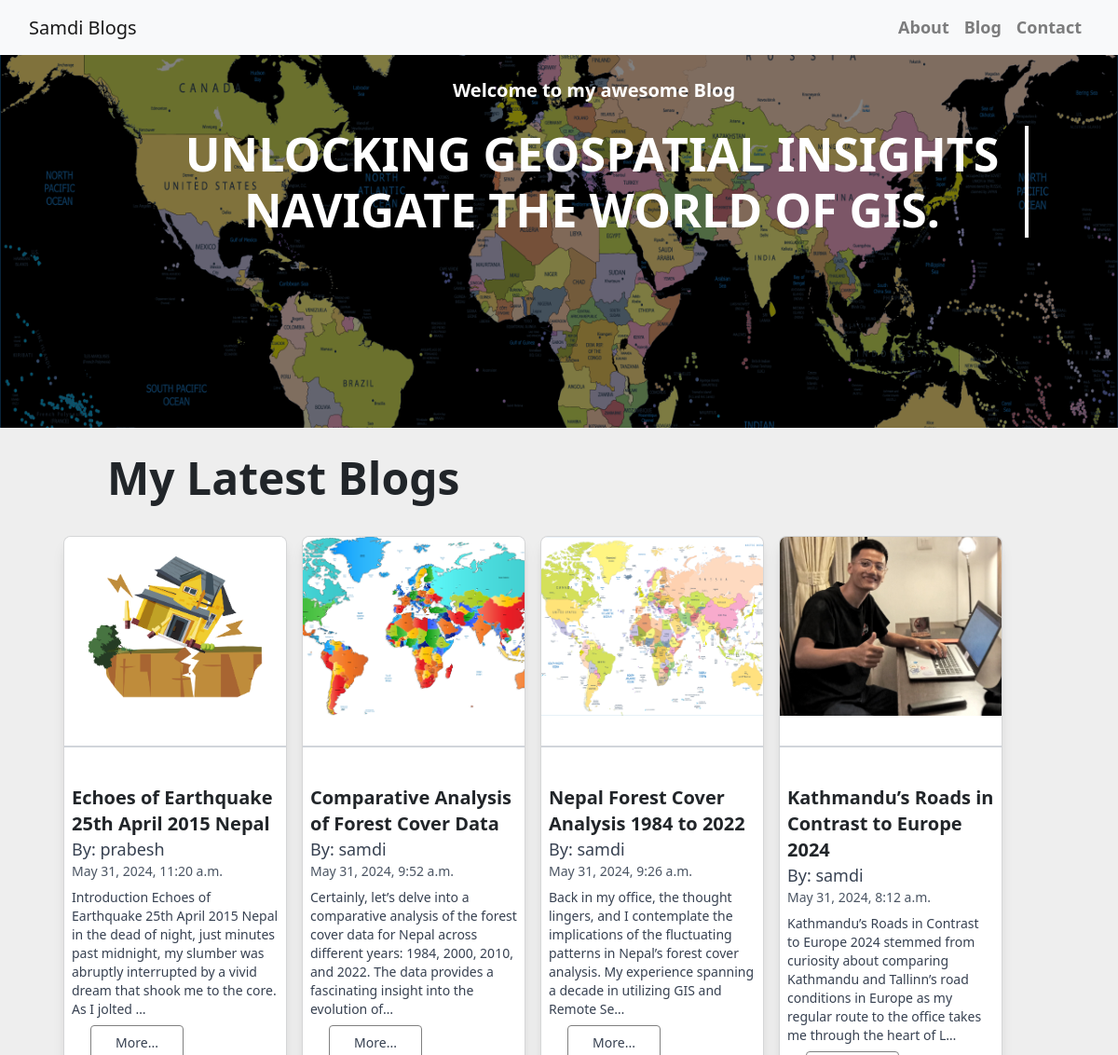
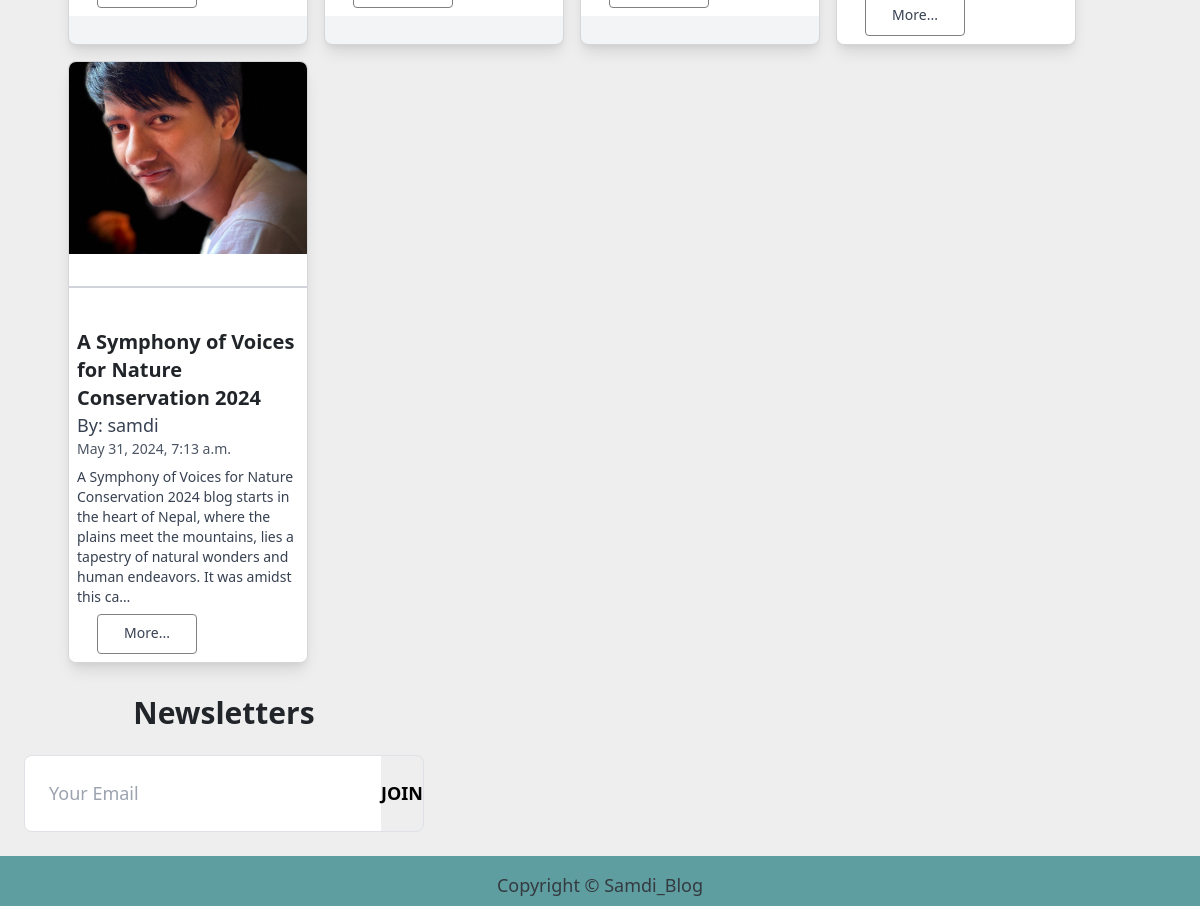
The app's page /, older data (2 pictures, top to bottom).
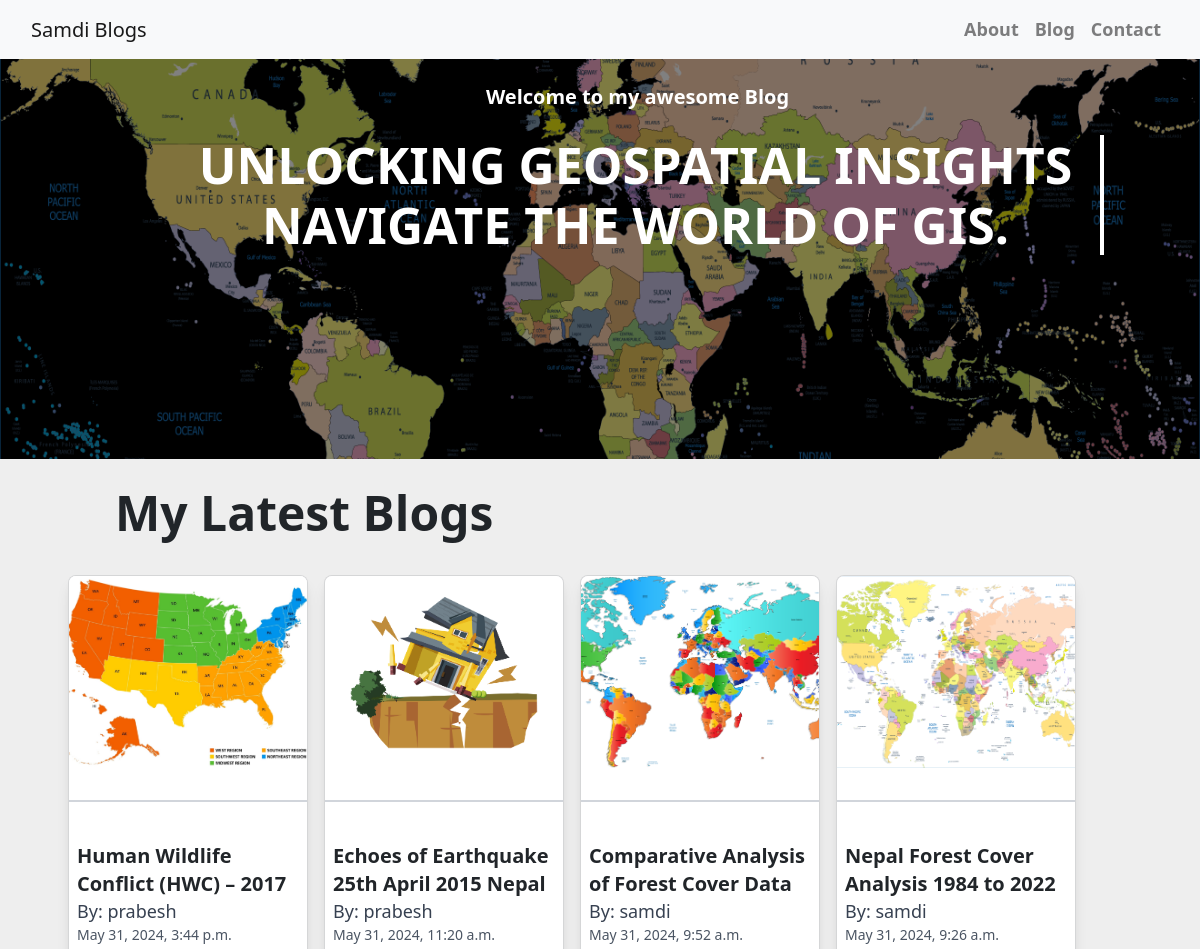
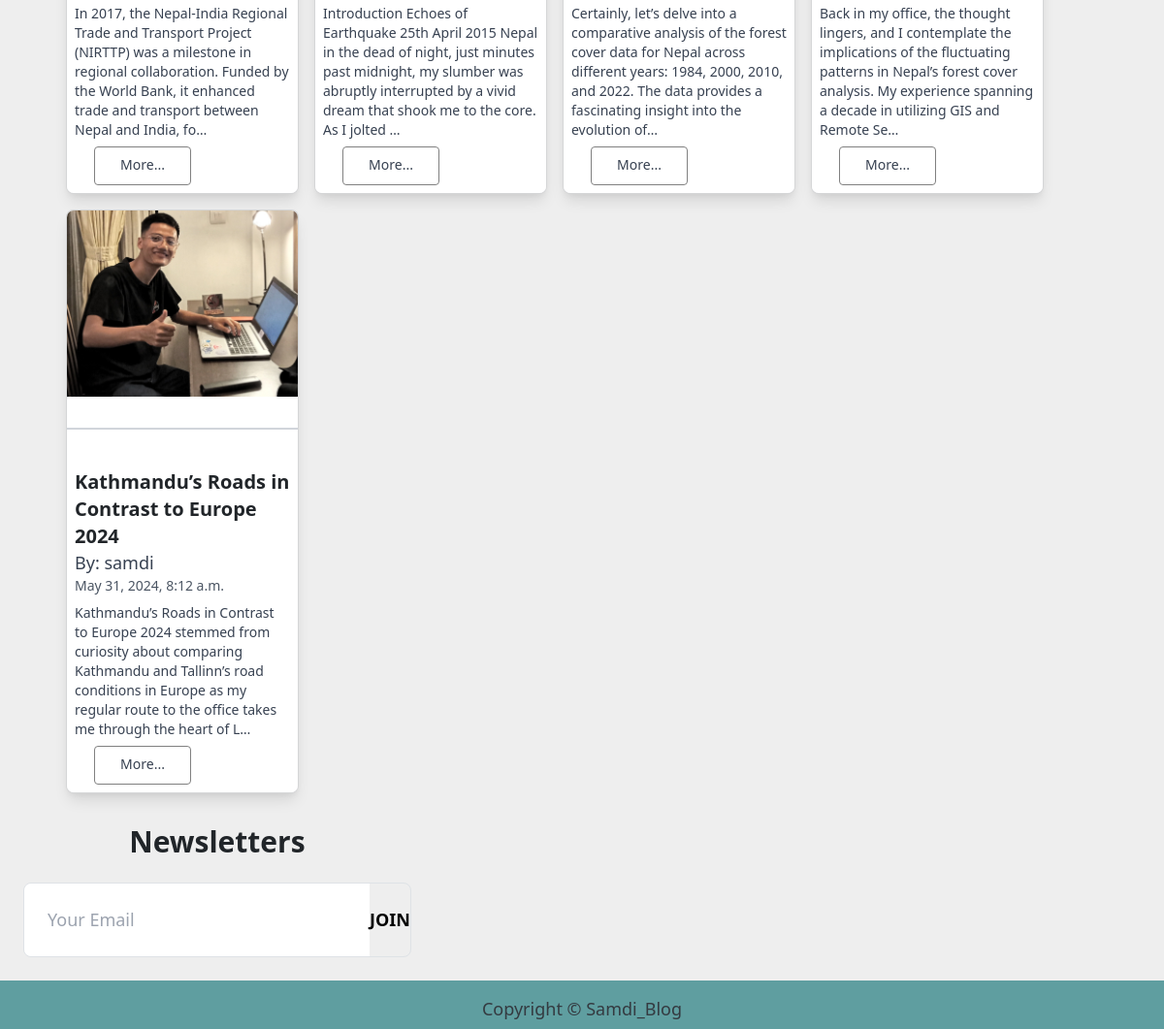
The same page, newer data (2 pictures, top to bottom).
### blog/models.py (models this page shows, shortened)
class Post(models.Model):
    title = models.CharField(max_length=200, unique=True)
    slug = models.CharField(max_length=200, unique=True)
    author = models.ForeignKey(User, on_delete=models.CASCADE, related_name='blog_posts')
    updated_on = models.DateTimeField(auto_now=True)
    content = models.TextField()
    created_on = models.DateTimeField(auto_now_add=True)
    status = models.IntegerField(choices=STATUS, default=0)
    titleImage = models.ImageField(upload_to='images/', blank=True, null=True)
    first = models.TextField(default='')
    firstImage = models.ImageField(upload_to='images/', blank=True, null=True)
    second = models.TextField(default='')
    secondImage = models.ImageField(upload_to='images/', blank=True, null=True)
    class Meta:
        ordering = ['-created_on']

### blog/views.py (the view)
# urls.py: path('', views.posts, name='posts'),
def posts(request):
    posts = Post.objects.filter(status=1)[:5]
    return render(request, 'index.html', {'posts': posts})

### blog/templates/index.html (shortened to what this page needs)
{% extends "base.html" %}
{% block content %}
<head>
    <link href="https://cdn.jsdelivr.net/npm/tailwindcss@2.2.19/dist/tailwind.min.css" rel="stylesheet">
</head>
<header class="">
    <div class="container1">
        <div class="row">
            <div class=" col-md-8 col-md-10 mx-auto">
                <div class="site-heading">
                    <h1 class=" site-heading my-4 mt-13 text-white font-bold text-xl"> Welcome to my awesome Blog </h1>
                    <h1 class="text-white font-bold typing-animation" style="font-size: 50px;">UNLOCKING GEOSPATIAL INSIGHTS NAVIGATE THE WORLD OF GIS.</h1>
                </div>
            </div>
        </div>
    </div>
</header>
<div class="latestBlogText">
    <p class="text-5xl font-bold">My Latest Blogs</p>
</div>
    <div class="row">
        {% for post in posts %}
<div class="bg-gray-100 m-2 shadow-lg rounded-lg overflow-hidden card">
    <div class="bg-white">
        {% if post.titleImage %}
        <img src="{{ post.titleImage.url }}" alt="{{ post.title }}" class="w-full h-48 object-cover transition-transform duration-300 zoom">
        {% endif %}
        <hr class="border-t-2 border-gray-300 my-8">
        <div class="p-2">
            <a href="{% url 'post_detail' post.pk %}" class="block">
                <h2 class="text-xl font-semibold hover:font-bold hover:text-blue-500">{{ post.title }}</h2>
            </a>
            <p class="text-gray-700">By: {{ post.author }}</p>
            <p class="text-gray-600 text-sm mb-2">{{ post.created_on }}</p>
            <p class="text-sm text-gray-700">{{ post.content|truncatechars:200 }}</p>
            <a href="{% url 'post_detail' post.pk %}" class="block">
                <div class="more">
                    <p class="text-sm text-gray-700 mt-2">More...</p>
                </div>
            </a>
        </div>
    </div>
</div>
{% endfor %}
        </div>
<div class="newsletters">
    <div class="w-full max-w-md p-4 ">
        <h1 class="text-3xl font-bold mb-4">Newsletters</h1>
        <form class="flex items-center border rounded-lg overflow-hidden">
            <input type="email" placeholder="Your Email" class="flex-grow p-4 text-gray-700 focus:outline-none">
            <button type="submit" class="bg-white-500 text-black font-bold hover:bg-blue-600 focus:outline-none">
                JOIN
            </button>
        </form>
    </div>
</div>
{%endblock%}

### blog/templates/base.html (shortened to what this page needs)
<!DOCTYPE html>
<html>
    <head>
        <link rel="stylesheet" href="https://maxcdn.bootstrapcdn.com/bootstrap/4.0.0/css/bootstrap.min.css"
 />
    </head>
    <body>
        <nav class="navbar navbar-expand-lg navbar-light bg-light shadow" id="mainNav">
            <div class="container-fluid">
                <a class="navbar-brand" href="/">Samdi Blogs</a>
                <div class="collapse navbar-collapse" id="navbarResponsive">
                    <ul class="navbar-nav ml-auto">
                        <li class="nav-item text-black">
                            <a class="nav-link text-black font-weight-bold" href="/about">About</a>
                        </li>
                        <li class="nav-item text-black">
                            <a class="nav-link text-black font-weight-bold" href="/blog">Blog</a>
                        </li>
                        <li class="nav-item text-black">
                            <a class="nav-link text-black font-weight-bold" href="#">Contact</a>
                        </li>
                    </ul>
                </div>
            </div>
        </nav>
        {% block content %}{% endblock content %}
        <footer class="py-3 bg-grey footer">
            <p class="m-0 text-dark text-center ">Copyright &copy; Samdi_Blog</p>
        </footer>
    </body>
</html>

### blog/templates/base.html (style rules this page uses)
body { font-family: "Roboto", sans-serif; font-size: 17px; background-color: #fdfdfd; }
.shadow { box-shadow: 0 4px 2px -2px rgba(0, 0, 0, 0.1); }
.nav-link { position: relative; display: inline-block; }
.nav-link::after { content: ''; position: absolute; width: 100%; transform: scaleX(0); height: 2px; bottom: 0; left: 0; background-color: black; transform-origin: bottom right; transition: transform 0.25s ease-out; }
.footer { height: 50px; background-color: cadetblue; }

### blog/templates/index.html (style rules this page uses)
body { font-family: "Roboto", sans-serif; font-size: 18px; background-color: #EEEEEE; }
.card { box-shadow: 1 16px 48px #E3E7EB; width: 20vw; }
.container1 { justify-content: center; text-align: center; position: relative; height: 50vh; background-color: black; overflow: hidden; }
.container1::before { content: ''; position: absolute; top: 0; left: 0; width: 100%; height: 100%; background-image: url('/media/images/map.png'); background-size: cover; background-position: center; opacity: 0.5; z-index: 0; }
.row { margin-left: 5vw; }
.latestBlogText { padding-top: 30px; padding-left: 115px; padding-bottom: 30px; }
.more { height: 40px; width: 100px; margin-top: 7px; justify-content: center; text-align: center; position: relative; display: inline-block; margin-left: 20px; border: 1px solid grey; border-radius: 4px; }
.more::after { content: ''; position: absolute; width: 100%; transform: scaleX(0); height: 2px; bottom: 0; left: 0; background-color: red; transform-origin: bottom right; transition: transform 0.25s ease-out; }
.newsletters { width: 100vw; justify-content: center; align-items: center; text-align: center; }
.typing-animation { font-size: 50px; overflow: hidden; border-right: 4px solid; display: inline-block; animation: typing 4s steps(40, end), blink-caret 0.75s step-end infinite; white-space: pre-wrap; }

Row changes from the older to the newer data that the page shows:
no longer on this page (row unchanged): Post: titleImage (picture), title "A Symphony of Voices for Nature Conservation 2024", author "samdi", created_on "May 31, 2024, 7:13 a.m.", content "A Symphony of Voices for Nature Conservation 2024 blog starts in the heart of Nepal, where the plains meet the mountains, lies a tapestry of natural wonders and human endeavors. It was amidst this ca…"
added Post: titleImage (picture), title "Human Wildlife Conflict (HWC) – 2017", author "prabesh", created_on "May 31, 2024, 3:44 p.m.", content "In 2017, the Nepal-India Regional Trade and Transport Project (NIRTTP) was a milestone in regional collaboration. Funded by the World Bank, it enhanced trade and transport between Nepal and India, fo…"
